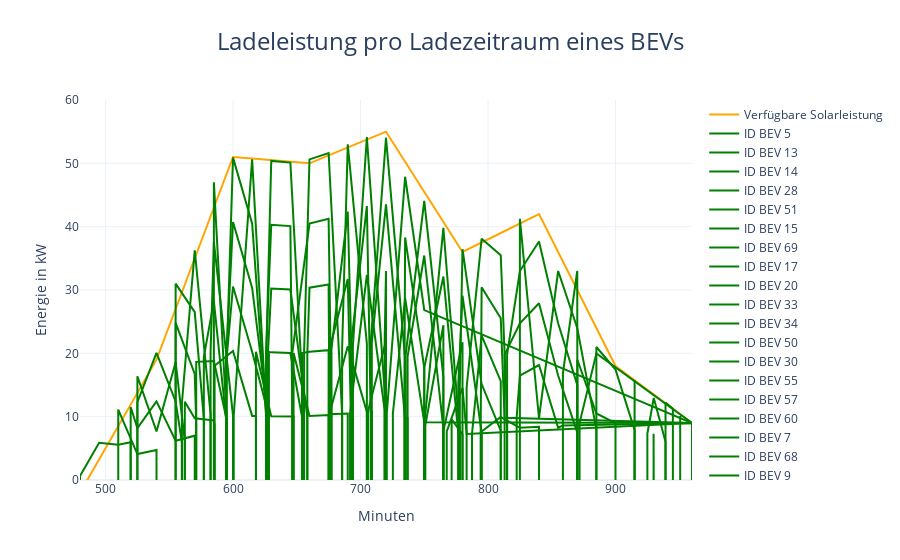

Source (notebook cell):
### Code cell
figureGeneration.create_charging_power_figure(simulation_day, solarpeakleistung, bev_data, minute_interval)

### Figure 1 — Plotly figure (JSON) as saved in the notebook; plotly's stock layout.template omitted (floating-point values rounded to 4 significant figures)
{"data": [{"line": {"color": "orange"}, "name": "Verfügbare Solarleistung", "type": "scatter", "x": [480, 495, 510, 525, 540, 555, 570, 585, 600, 615, 630, 645, 660, 675, 690, 705, 720, 735, 750, 765, 780, 795, 810, 825, 840, 855, 870, 885, 900, 915, 930, 945, 960], "y": [-2, 3.25, 8.5, 13.75, 19, 27, 35, 43, 51, 50.75, 50.5, 50.25, 50, 51.25, 52.5, 53.75, 55, 50.25, 45.5, 40.75, 36, 37.5, 39, 40.5, 42, 36, 30, 24, 18, 15.75, 13.5, 11.25, 9]}, {"line": {"color": "green"}, "mode": "lines", "name": "ID BEV 5", "type": "scatter", "x": [480, 480, 495, 510, 519.7, 519.7], "y": [0, 0.62, 5.87, 5.56, 5.955, 0]}, {"line": {"color": "green"}, "mode": "lines", "name": "ID BEV 13", "type": "scatter", "x": [510, 510, 525, 540, 540], "y": [0, 11.12, 4.095, 4.75, 0]}, {"line": {"color": "green"}, "mode": "lines", "name": "ID BEV 14", "type": "scatter", "x": [519.7, 519.7, 525, 540, 555, 570, 570], "y": [0, 11.52, 8.19, 12.42, 6.2, 7, 0]}, {"line": {"color": "green"}, "mode": "lines", "name": "ID BEV 28", "type": "scatter", "x": [525, 525, 540, 555, 559.9, 559.9], "y": [0, 12.29, 20.08, 12.4, 5.926, 0]}, {"line": {"color": "green"}, "mode": "lines", "name": "ID BEV 51", "type": "scatter", "x": [525, 525, 540, 555, 562.2, 562.2], "y": [0, 16.38, 7.667, 18.6, 6.168, 0]}, {"line": {"color": "green"}, "mode": "lines", "name": "ID BEV 15", "type": "scatter", "x": [555, 555, 570, 571.1, 571.1], "y": [0, 24.8, 16.75, 8.902, 0]}, {"line": {"color": "green"}, "mode": "lines", "name": "ID BEV 69", "type": "scatter", "x": [555, 555, 570, 577.1, 577.1], "y": [0, 31, 26.5, 9.7, 0]}, {"line": {"color": "green"}, "mode": "lines", "name": "ID BEV 17", "type": "scatter", "x": [559.9, 559.9, 570, 582.4, 582.4], "y": [0, 12.13, 36.25, 10.4, 0]}, {"line": {"color": "green"}, "mode": "lines", "name": "ID BEV 20", "type": "scatter", "x": [562.2, 562.2, 570, 585, 585.6, 585.6], "y": [0, 12.37, 9.75, 9.4, 8.66, 0]}, {"line": {"color": "green"}, "mode": "lines", "name": "ID BEV 33", "type": "scatter", "x": [571.1, 571.1, 585, 594.9, 594.9], "y": [0, 18.65, 18.8, 9.656, 0]}, {"line": {"color": "green"}, "mode": "lines", "name": "ID BEV 34", "type": "scatter", "x": [577.1, 577.1, 585, 594.6, 594.6], "y": [0, 19.45, 28.2, 9.626, 0]}, {"line": {"color": "green"}, "mode": "lines", "name": "ID BEV 50", "type": "scatter", "x": [582.4, 582.4, 585, 600, 600], "y": [0, 20.16, 37.6, 10.2, 0]}, {"line": {"color": "green"}, "mode": "lines", "name": "ID BEV 30", "type": "scatter", "x": [585, 585, 595.0, 595.0], "y": [0, 47, 9.668, 0]}, {"line": {"color": "green"}, "mode": "lines", "name": "ID BEV 55", "type": "scatter", "x": [585.6, 585.6, 600, 615, 618.0, 618.0], "y": [0, 18.06, 20.38, 10.12, 10.14, 0]}, {"line": {"color": "green"}, "mode": "lines", "name": "ID BEV 57", "type": "scatter", "x": [594.9, 594.9, 600, 615, 628.2, 628.2], "y": [0, 19.06, 30.55, 20.25, 10.11, 0]}, {"line": {"color": "green"}, "mode": "lines", "name": "ID BEV 60", "type": "scatter", "x": [594.6, 594.6, 600, 615, 627.4, 627.4], "y": [0, 19.03, 40.73, 30.37, 10.11, 0]}, {"line": {"color": "green"}, "mode": "lines", "name": "ID BEV 7", "type": "scatter", "x": [595.0, 595.0, 600, 615, 626.0, 626.0], "y": [0, 19.07, 50.9, 40.5, 10.11, 0]}, {"line": {"color": "green"}, "mode": "lines", "name": "ID BEV 68", "type": "scatter", "x": [600.6, 600.6, 615, 626.1, 626.1], "y": [0, 10.18, 50.62, 10.11, 0]}, {"line": {"color": "green"}, "mode": "lines", "name": "ID BEV 9", "type": "scatter", "x": [618.0, 618.0, 630, 645, 647.5, 647.5], "y": [0, 20.26, 10.08, 10.02, 10.04, 0]}, {"line": {"color": "green"}, "mode": "lines", "name": "ID BEV 10", "type": "scatter", "x": [628.2, 628.2, 630, 645, 654.1, 654.1], "y": [0, 20.23, 20.15, 20.05, 10.02, 0]}, {"line": {"color": "green"}, "mode": "lines", "name": "ID BEV 12", "type": "scatter", "x": [627.4, 627.4, 630, 645, 658.3, 658.3], "y": [0, 20.23, 30.23, 30.07, 10.01, 0]}, {"line": {"color": "green"}, "mode": "lines", "name": "ID BEV 19", "type": "scatter", "x": [626.0, 626.0, 630, 645, 646.5, 646.5], "y": [0, 20.24, 40.3, 40.1, 10.04, 0]}, {"line": {"color": "green"}, "mode": "lines", "name": "ID BEV 24", "type": "scatter", "x": [626.1, 626.1, 630, 645, 655.7, 655.7], "y": [0, 20.24, 50.38, 50.12, 10.01, 0]}, {"line": {"color": "green"}, "mode": "lines", "name": "ID BEV 25", "type": "scatter", "x": [647.5, 647.5, 660, 675, 675], "y": [0, 20.07, 10.12, 10.25, 0]}, {"line": {"color": "green"}, "mode": "lines", "name": "ID BEV 26", "type": "scatter", "x": [654.1, 654.1, 660, 675, 675], "y": [0, 20.04, 20.25, 20.5, 0]}, {"line": {"color": "green"}, "mode": "lines", "name": "ID BEV 31", "type": "scatter", "x": [658.3, 658.3, 660, 675, 675.6, 675.6], "y": [0, 20.03, 30.37, 30.88, 10.26, 0]}, {"line": {"color": "green"}, "mode": "lines", "name": "ID BEV 41", "type": "scatter", "x": [646.5, 646.5, 660, 675, 677.2, 677.2], "y": [0, 20.07, 40.5, 41.25, 10.29, 0]}, {"line": {"color": "green"}, "mode": "lines", "name": "ID BEV 47", "type": "scatter", "x": [655.7, 655.7, 660, 675, 685.6, 685.6], "y": [0, 20.04, 50.62, 51.63, 10.43, 0]}, {"line": {"color": "green"}, "mode": "lines", "name": "ID BEV 2", "type": "scatter", "x": [675.4, 675.4, 690, 690], "y": [0, 10.38, 10.5, 0]}, {"line": {"color": "green"}, "mode": "lines", "name": "ID BEV 48", "type": "scatter", "x": [675.6, 675.6, 690, 705, 705], "y": [0, 10.38, 21.12, 10.75, 0]}, {"line": {"color": "green"}, "mode": "lines", "name": "ID BEV 52", "type": "scatter", "x": [675.6, 675.6, 690, 692.5, 692.5], "y": [0, 20.64, 31.75, 10.54, 0]}, {"line": {"color": "green"}, "mode": "lines", "name": "ID BEV 56", "type": "scatter", "x": [677.2, 677.2, 690, 694.0, 694.0], "y": [0, 20.66, 42.37, 10.57, 0]}, {"line": {"color": "green"}, "mode": "lines", "name": "ID BEV 65", "type": "scatter", "x": [685.6, 685.6, 690, 705, 705], "y": [0, 20.8, 53.0, 21.5, 0]}, {"line": {"color": "green"}, "mode": "lines", "name": "ID BEV 73", "type": "scatter", "x": [691.8, 691.8, 705, 719.0, 719.0], "y": [0, 10.62, 32.38, 10.98, 0]}, {"line": {"color": "green"}, "mode": "lines", "name": "ID BEV 66", "type": "scatter", "x": [692.5, 692.5, 705, 708, 708.9, 708.9], "y": [0, 21.17, 43.25, 10.8, 10.81, 0]}, {"line": {"color": "green"}, "mode": "lines", "name": "ID BEV 67", "type": "scatter", "x": [694.0, 694.0, 705, 720, 720], "y": [0, 21.19, 54.13, 11, 0]}, {"line": {"color": "green"}, "mode": "lines", "name": "ID BEV 4", "type": "scatter", "x": [705.9, 705.9, 720, 720], "y": [0, 10.88, 22, 0]}, {"line": {"color": "green"}, "mode": "lines", "name": "ID BEV 61", "type": "scatter", "x": [719.0, 719.0, 720, 720], "y": [0, 21.86, 33, 0]}, {"line": {"color": "green"}, "mode": "lines", "name": "ID BEV 23", "type": "scatter", "x": [708.9, 708.9, 720, 735, 736.9, 736.9], "y": [0, 21.69, 43.52, 9.576, 9.928, 0]}, {"line": {"color": "green"}, "mode": "lines", "name": "ID BEV 27", "type": "scatter", "x": [708, 708, 720, 735, 735.3, 735.3], "y": [0, 21.68, 54.05, 19.15, 10.03, 0]}, {"line": {"color": "green"}, "mode": "lines", "name": "ID BEV 44", "type": "scatter", "x": [725.4, 725.4, 735, 750, 750], "y": [0, 10.52, 28.73, 9.1, 0]}, {"line": {"color": "green"}, "mode": "lines", "name": "ID BEV 62", "type": "scatter", "x": [734.4, 734.4, 735, 750, 750.0, 960, 960], "y": [0, 10.52, 38.3, 17.72, 9.1, 9, 0]}, {"line": {"color": "green"}, "mode": "lines", "name": "ID BEV 70", "type": "scatter", "x": [720.6, 720.6, 735, 750, 960, 960], "y": [0, 10.52, 47.88, 26.82, 9, 0]}, {"line": {"color": "green"}, "mode": "lines", "name": "ID BEV 32", "type": "scatter", "x": [736.9, 736.9, 750, 765, 765], "y": [0, 19.5, 35.45, 8.15, 0]}, {"line": {"color": "green"}, "mode": "lines", "name": "ID BEV 38", "type": "scatter", "x": [735.3, 735.3, 750, 765, 765], "y": [0, 19.6, 44.07, 16.3, 0]}, {"line": {"color": "green"}, "mode": "lines", "name": "ID BEV 21", "type": "scatter", "x": [750.8, 750.8, 765, 765], "y": [0, 8.624, 24.45, 0]}, {"line": {"color": "green"}, "mode": "lines", "name": "ID BEV 39", "type": "scatter", "x": [750.0, 750.0, 765, 776.7, 776.7], "y": [0, 17.72, 32.13, 7.41, 0]}, {"line": {"color": "green"}, "mode": "lines", "name": "ID BEV 46", "type": "scatter", "x": [750, 750, 765, 777.9, 777.9], "y": [0, 8.624, 39.8, 7.332, 0]}, {"line": {"color": "green"}, "mode": "lines", "name": "ID BEV 37", "type": "scatter", "x": [771.5, 771.5, 780, 780], "y": [0, 9.595, 7.2, 0]}, {"line": {"color": "green"}, "mode": "lines", "name": "ID BEV 43", "type": "scatter", "x": [767.6, 767.6, 780, 783.2, 960, 960], "y": [0, 7.676, 14.55, 7.264, 9, 0]}, {"line": {"color": "green"}, "mode": "lines", "name": "ID BEV 42", "type": "scatter", "x": [765, 765, 780, 780], "y": [0, 7.676, 21.75, 0]}, {"line": {"color": "green"}, "mode": "lines", "name": "ID BEV 53", "type": "scatter", "x": [776.7, 776.7, 780, 795, 795], "y": [0, 15.09, 29.1, 7.5, 0]}, {"line": {"color": "green"}, "mode": "lines", "name": "ID BEV 22", "type": "scatter", "x": [777.9, 777.9, 780, 795, 810, 810], "y": [0, 15.01, 36.45, 15.15, 7.8, 0]}, {"line": {"color": "green"}, "mode": "lines", "name": "ID BEV 35", "type": "scatter", "x": [787.5, 787.5, 795, 810, 810], "y": [0, 7.35, 22.8, 15.6, 0]}, {"line": {"color": "green"}, "mode": "lines", "name": "ID BEV 36", "type": "scatter", "x": [794.2, 794.2, 795, 810, 813.0, 960, 960], "y": [0, 7.35, 30.45, 25.54, 9.825, 9, 0]}, {"line": {"color": "green"}, "mode": "lines", "name": "ID BEV 40", "type": "scatter", "x": [783.2, 783.2, 795, 810, 815.0, 815.0], "y": [0, 14.61, 38.1, 35.48, 9.875, 0]}, {"line": {"color": "green"}, "mode": "lines", "name": "ID BEV 8", "type": "scatter", "x": [795, 795, 810, 825, 840, 840], "y": [0, 7.65, 9.938, 8.25, 8.4, 0]}, {"line": {"color": "green"}, "mode": "lines", "name": "ID BEV 29", "type": "scatter", "x": [822.5, 822.5, 825, 840, 855, 858.8, 960, 960], "y": [0, 9.938, 16.5, 18.15, 8.25, 8.625, 9, 0]}, {"line": {"color": "green"}, "mode": "lines", "name": "ID BEV 58", "type": "scatter", "x": [813.0, 813.0, 825, 840, 855, 870, 870], "y": [0, 19.76, 24.75, 27.9, 16.5, 7.5, 0]}, {"line": {"color": "green"}, "mode": "lines", "name": "ID BEV 45", "type": "scatter", "x": [815.0, 815.0, 825, 840, 855, 870, 870], "y": [0, 19.81, 33, 37.65, 24.75, 15, 0]}, {"line": {"color": "green"}, "mode": "lines", "name": "ID BEV 16", "type": "scatter", "x": [825, 825, 840, 855, 870, 885, 885], "y": [0, 41.25, 9.75, 33, 24, 8, 0]}, {"line": {"color": "green"}, "mode": "lines", "name": "ID BEV 54", "type": "scatter", "x": [858.8, 858.8, 870, 870.1, 870.1], "y": [0, 16.88, 33, 9.987, 0]}, {"line": {"color": "green"}, "mode": "lines", "name": "ID BEV 18", "type": "scatter", "x": [871.8, 871.8, 885, 960, 960], "y": [0, 9, 20, 9, 0]}, {"line": {"color": "green"}, "mode": "lines", "name": "ID BEV 59", "type": "scatter", "x": [870.1, 870.1, 885, 900, 900], "y": [0, 18.99, 10.5, 9, 0]}, {"line": {"color": "green"}, "mode": "lines", "name": "ID BEV 63", "type": "scatter", "x": [885, 885, 900, 915, 915], "y": [0, 21, 17.44, 7.875, 0]}, {"line": {"color": "green"}, "mode": "lines", "name": "ID BEV 11", "type": "scatter", "x": [914.8, 914.8, 915, 915], "y": [0, 8.44, 15.75, 0]}, {"line": {"color": "green"}, "mode": "lines", "name": "ID BEV 3", "type": "scatter", "x": [929.9, 929.9, 930, 930], "y": [0, 7.31, 6.75, 0]}, {"line": {"color": "green"}, "mode": "lines", "name": "ID BEV 6", "type": "scatter", "x": [925.0, 925.0, 930, 939.2, 939.2], "y": [0, 7.31, 12.94, 6.06, 0]}, {"line": {"color": "green"}, "mode": "lines", "name": "ID BEV 1", "type": "scatter", "x": [939.2, 939.2, 945, 945], "y": [0, 12.25, 11.25, 0]}, {"line": {"color": "green"}, "mode": "lines", "name": "ID BEV 0", "type": "scatter", "x": [950.7, 950.7, 950.7], "y": [0, 10.12, 0]}], "layout": {"title": {"font": {"size": 24}, "text": "Ladeleistung pro Ladezeitraum eines BEVs", "x": 0.5, "xanchor": "center"}, "xaxis": {"range": [480, 960], "showgrid": true, "title": {"text": "Minuten"}}, "yaxis": {"range": [0, 60], "title": {"text": "Energie in kW"}}}}
